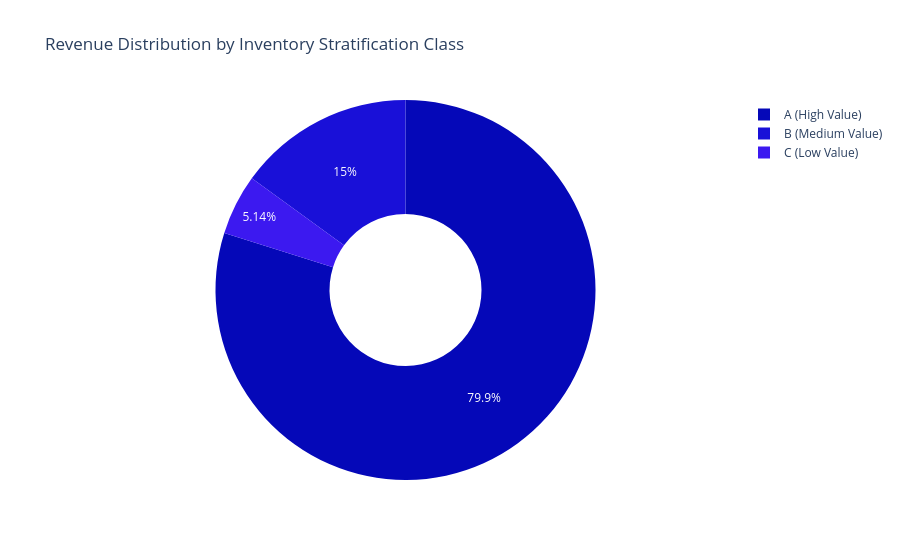

Notebook code cell kept with this figure:
### Code cell
import sys
import os
import pandas as pd
import plotly.express as px

# Establish connection context
db = connect_to_db()
cursor = db.cursor(dictionary=True)

# 1. Define the advanced SQL Window analysis query
abc_query = """
WITH ProductRevenue AS (
    SELECT 
        p.product_id,
        p.product_name,
        SUM(ABS(se.change_quantity) * p.price) AS revenue
    FROM stock_entries se
    JOIN products p ON se.product_id = p.product_id
    WHERE se.change_type = 'Sale'
    GROUP BY p.product_id, p.product_name
),
CalculatedPercentages AS (
    SELECT 
        product_name,
        revenue,
        SUM(revenue) OVER() AS total_revenue,
        SUM(revenue) OVER(ORDER BY revenue DESC) / SUM(revenue) OVER() * 100 AS cumulative_percentage
    FROM ProductRevenue
)
SELECT 
    product_name,
    ROUND(revenue, 2) as revenue,
    CASE 
        WHEN cumulative_percentage <= 80 THEN 'A (High Value)'
        WHEN cumulative_percentage <= 95 THEN 'B (Medium Value)'
        ELSE 'C (Low Value)'
    END AS abc_class
FROM CalculatedPercentages;
"""

# 2. Run the query and load it cleanly into a Pandas DataFrame
cursor.execute(abc_query)
abc_records = cursor.fetchall()
df_abc = pd.DataFrame(abc_records)

# 3. Display the raw analytics summary
print("--- INVENTORY ABC ANALYSIS PREVIEW ---")
print(df_abc.head(10))

# 4. Generate an interactive financial chart to test visual distribution
fig = px.pie(
    df_abc, 
    names='abc_class', 
    values='revenue', 
    hole=0.4,
    title="Revenue Distribution by Inventory Stratification Class",
    color_discrete_sequence=px.colors.sequential.Plotly3
)
fig.show()

cursor.close()
db.close()

### Figure 1 — Plotly figure (JSON) as saved in the notebook; plotly's stock layout.template omitted (floating-point values rounded to 4 significant figures; data arrays with more than 128 entries replaced by an {"elided": "..."} marker saying what was removed)
{"data": [{"domain": {"x": [0, 1], "y": [0, 1]}, "hole": 0.4, "hovertemplate": "abc_class=%{label}<br>revenue=%{value}<extra></extra>", "labels": {"elided": "200 str values"}, "legendgroup": "", "name": "", "showlegend": true, "type": "pie", "values": {"elided": "200 float values"}}], "layout": {"legend": {"tracegroupgap": 0}, "piecolorway": ["#0508b8", "#1910d8", "#3c19f0", "#6b1cfb", "#981cfd", "#bf1cfd", "#dd2bfd", "#f246fe", "#fc67fd", "#fe88fc", "#fea5fd", "#febefe", "#fec3fe"], "title": {"text": "Revenue Distribution by Inventory Stratification Class"}}}
